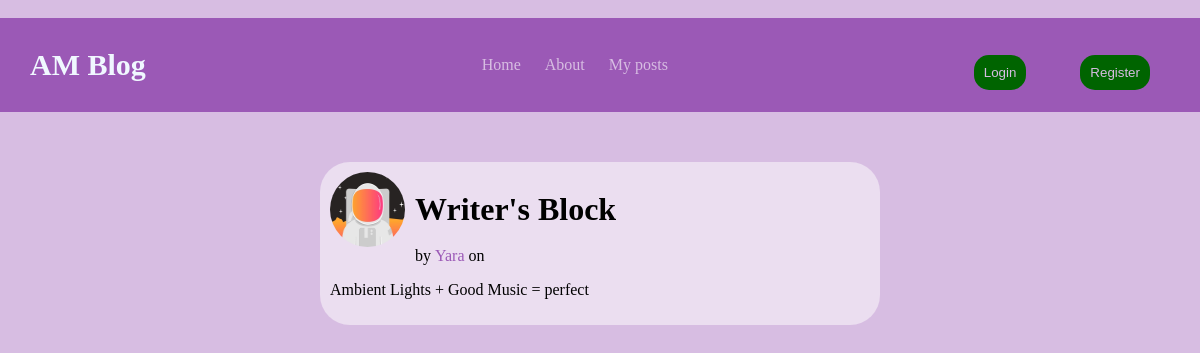
The page /post/8/ on the database its author committed.
### Blog/models.py (models this page shows, shortened)
class posts(models.Model):
    title = models.CharField(max_length=30)
    content = models.TextField()
    date = models.DateField(default=timezone.now)
    auth = models.ForeignKey(User, on_delete=models.CASCADE)

### users/models.py (models this page shows, shortened)
class profile(models.Model):
    user = models.OneToOneField(User, on_delete=models.CASCADE)
    pic = models.ImageField(default='profile_pics/default.jpg',upload_to='profile_pics')

### Blog/views.py (the view)
# urls.py: path('post/<int:pk>/',postdetail.as_view(),name = 'post-detail'),
class postdetail(DetailView):
    model = posts

### Blog/templates/Blog/posts_detail.html
﻿{% extends 'Blog/base.html' %}
{% block content %}
<div class="container">
    <div class="post-cont">
        <div class="post-head">
            <img src="{{ object.auth.profile.pic.url }}" alt="Alternate Text" />
            <h1 style="margin:0"> {{ object.title}} </h1>
        </div>
        <div style="margin-left:85px">
            <p style="display:inline"> by <p style="color: #9B59B6; display: inline">{{object.auth}}</p> on {{post.date | date:"F d, Y"}}</p>
        </div>
        <div>
            <p> {{object.content}} </p>
        </div>
    </div>
</div>
{%endblock%}

### Blog/static/Blog/styles.css (style rules this page uses)
body { margin: 0; }
img { width:75px; height:75px; border-radius:100px; margin-right:10px; }
.container { max-width:50%; margin-left:300px; margin-top:50px; }
.post-cont { border-radius: 30px; background-color: #EBDEF0; margin: 20px; padding: 10px; max-height: 300px; overflow-y: auto; }
.post-head { display:flex; align-items:center; }

### rows shown on the page
posts: auth.profile.pic (placeholder picture), title "Writer's Block", auth "Yara", content "Ambient Lights + Good Music = perfect"
